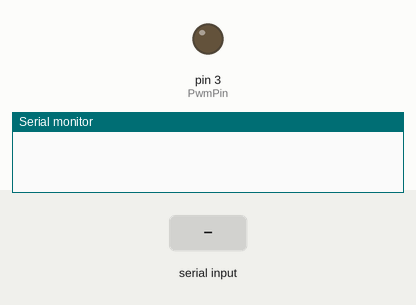
The sketch below on a simulated Arduino Uno, built with avr-gcc and run on an emulated ATmega328P. Shown: output pins drawn as LEDs (lit = HIGH), the last lines printed to the serial monitor. Dashed ring = blinking. The inputs (shaded band) are chosen by the test bench.

Above: at 3.0 s.
3.1 s: "90,45\n" received over Serial
At 4.5 s:
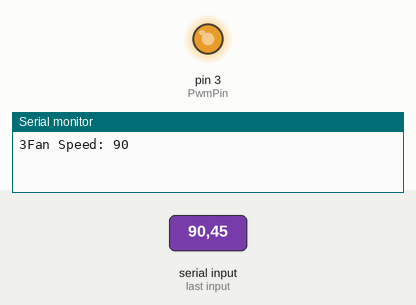
6.1 s: "30,150\n" received over Serial
9.1 s: "1\n" received over Serial
11.5 s: "0\n" received over Serial
13.5 s: "90\n" received over Serial
At 14.8 s:
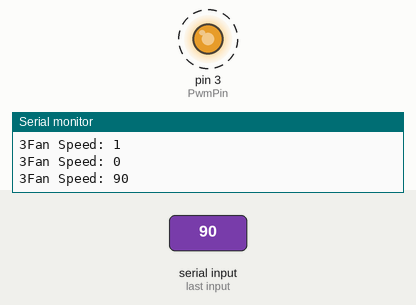
Timing chart, 0 to 17.5 s (numbered marks = the images above; inputs shaded):
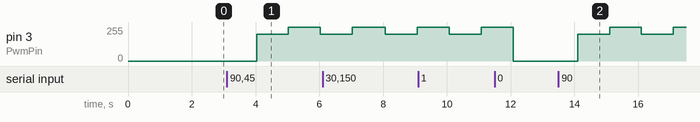

The sketch:

pwm_fan_control.ino
```cpp
/*
Author: Victor M
PURPOSE: Control PWM of NOCTUA NF-A8 PWM fan via user input to achieve low fan speeds

FAN PROPERTIES:
PWM Fan PIN Specifications:
                  PIN ID  PIN Color Pin Purpose
                   1       Black         GND
                   2       Yellow        5V
                   3       Green        Tachometer
                   4       Blue          PWM
General PWM Fan Specs:
Operating Voltage: 12 V
Current 0.08 A
RPM Range: 2200 RPM (Max)
           1750 RPM (Max when using Low Noise Adpater)
           450 RPM  (Stall Speed)
PWM Frequency Range: 21-28 kHz
Target PWM Frequency: 25 kHz

Arduino PWM Notes:
Timer output  Arduino output  Chip pin  Pin name  Base Frequency(Hz)  Divisors Available
OC0A               6            12        PD6           62500           1,8,64,256,1024
OC0B               5            11        PD5           62500           1,8,64,256,1024
OC1A               9            15        PB1           31250           1,8,64,256,1024
OC1B              10            16        PB2           31250           1,8,64,256,1024
OC2A              11            17        PB3           31250         1,8,32,64,128,256,1024
OC2B               3             5        PD3           31250         1,8,32,64,128,256,1024

INSTRUCTIONS:
                 1.Power Arduino via USB connection
                 2.Connect Fan GND to PSU and Arduino GND to PSU(i.e. common ground)
                 3.Connect Fan 5V directly to Arduino 5V
                 4.Connect Fan TACH directly to Arduino DigitalPin TX->1
                 5.Connect Fan PWM directly to Arduino DigitalPin 3
                 6.Upload code onto Arduino UNO Board
                 7.Open up Serial Monitor
                 8.Type in "PWM" with quotations onto Serial Monitor
                 9.Enter an integer value between 0-255 to regulate the value of the PWM [0 is OFF and 255 is MAX)
                 **Important Note: At low Voltages(V < 1.00V) the fan can actually be turned OFF by entering 0 into the serial monitor**
                 **At Voltages > 1.00 V if 0 is entered into serial monitor, the fan will run at some minimum speed w/o shutting OFF**
                 10. Repeat Step 9 as needed
*/

// variable declarations
String command;
char werd;
int currentFan = 0;
int PwmPin = 3;
int PwmPinSpeed = 0;

int commandCheck;

void setup() {

  // fans
  pinMode(3, OUTPUT);//PWM pin
  TCCR2A = 0x23;
  TCCR2B = 0x09;  // select clock
  OCR2A = 79;  // aiming for 25kHz
  OCR2B = 62;
  analogWrite(3,0);
  Serial.begin(57600);
  Serial.println();
}

void loop(){

  OCR2B = 62;
  delay(1000);
  OCR2B = 120;
  delay(1000);
  // this is what reads your serial commands
  while ( Serial.available() > 0 ) {
    // small delay because it can only deliver the bytes so quickly
    delay(5);
    // you have to read one byte (one character) at a time
    werd = Serial.read();
    // append the character to "command" string
    command += werd;
  }

  // clear serial so it's ready for your next command
  Serial.flush();
  if ( command.length() > 0 ) {
    commandCheck = 0;
    if ( command == "PWM" ) {
        currentFan = 0;
    }
    else {
        commandCheck = 1;
    }
    if ( commandCheck == 1 ) {
      // the ".toInt()" appended to the command variable converts the "command" string onto an integer used to regulate PWM
      if ( currentFan == 0 ) {
        //front
       analogWrite(PwmPin, command.toInt());
       PwmPinSpeed = command.toInt();
      }
      else {
        //unknown command
      }
    }
    command = "";
    Serial.print(PwmPin);
    Serial.print("Fan Speed: ");
    Serial.println(PwmPinSpeed);
    clear();
  }
}

void clear() {
  Serial.println();
}
```

Measured:
- after the input at 3.1 s, pin 3 (PwmPin): 0/255 → 200/255 after 0.93 s, → 255/255 1.0 s later, → 200/255 1.0 s later
- after the input at 13.5 s, pin 3 (PwmPin): alternates 255/255 for 1.0 s and 200/255 for 1.0 s, starting after 0.60 s
